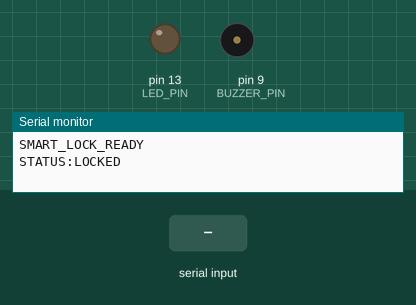
The sketch below on a simulated Arduino Uno, built with avr-gcc and run on an emulated ATmega328P. Parts: output pins drawn as LEDs (lit = HIGH), buzzer (waves = sounding, pin HIGH), the last lines printed to the serial monitor. The inputs (shaded band) are chosen by the test bench.

Above: at 1.7 s.
1.8 s: "L" received over Serial
At 1.81 s:
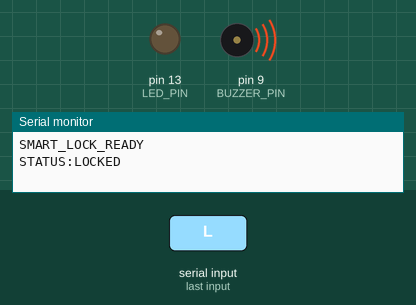
3.5 s: "U" received over Serial
At 3.56 s:
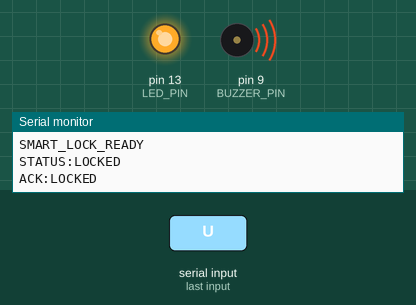
At 4.8 s:
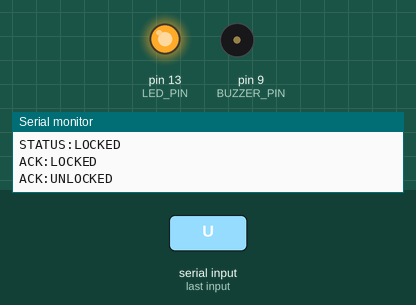
Timing chart, 0 to 6.5 s (numbered marks = the images above; inputs shaded):
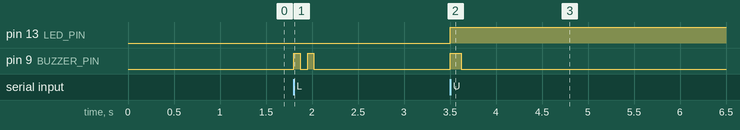

The sketch:

smart_lock.ino
```cpp
// Simple Smart Lock Firmware
// Commands over Serial:
// 'U' -> Unlock  (LED ON)
// 'L' -> Lock    (LED OFF)
// 'S' -> Status  (send back LOCKED / UNLOCKED)

const int LED_PIN = 13;       // lock indicator (on-board LED)
const int BUZZER_PIN = 9;     // optional buzzer

bool isUnlocked = false;

void setup() {
  pinMode(LED_PIN, OUTPUT);
  pinMode(BUZZER_PIN, OUTPUT);
  digitalWrite(LED_PIN, LOW);
  digitalWrite(BUZZER_PIN, LOW);

  Serial.begin(9600);
  delay(500);
  Serial.println("SMART_LOCK_READY");
  sendStatus();
}

void loop() {
  if (Serial.available() > 0) {
    char cmd = Serial.read();
    handleCommand(cmd);
  }
}

void handleCommand(char cmd) {
  cmd = toupper(cmd); // normalize

  if (cmd == 'U') {
    unlock();
    Serial.println("ACK:UNLOCKED");
  }
  else if (cmd == 'L') {
    lock();
    Serial.println("ACK:LOCKED");
  }
  else if (cmd == 'S') {
    sendStatus();
  }
  else {
    Serial.println("ERR:UNKNOWN_CMD");
  }
}

void unlock() {
  isUnlocked = true;
  digitalWrite(LED_PIN, HIGH);
  beep(1, 120);
}

void lock() {
  isUnlocked = false;
  digitalWrite(LED_PIN, LOW);
  beep(2, 70);
}

void sendStatus() {
  if (isUnlocked) {
    Serial.println("STATUS:UNLOCKED");
  } else {
    Serial.println("STATUS:LOCKED");
  }
}

void beep(int times, int duration) {
  for (int i = 0; i < times; i++) {
    digitalWrite(BUZZER_PIN, HIGH);
    delay(duration);
    digitalWrite(BUZZER_PIN, LOW);
    delay(80);
  }
}
```

Measured:
- after the input at 1.8 s, pin 9 (BUZZER_PIN): alternates HIGH for 0.07 s and LOW for 0.08 s, 4 changes in all, then stays LOW, starting at once
- after the input at 3.5 s, pin 13 (LED_PIN): LOW → HIGH at once; pin 9 (BUZZER_PIN): LOW → HIGH at once, → LOW 0.12 s later
